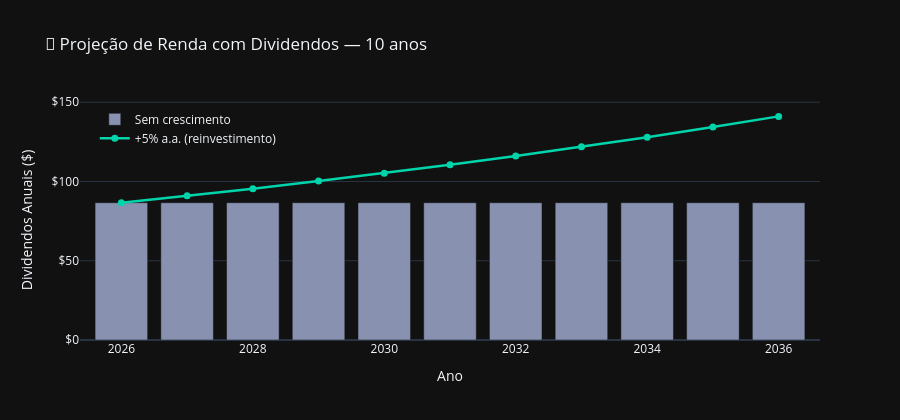

Notebook code cell kept with this figure:
### Markdown cell above
## 🔮 Célula 8 — Projeção de Renda Futura

Simula quanto você receberá em dividendos ao longo dos próximos anos,
assumindo que manterá as mesmas cotas e o mesmo dividend rate atual.

### Code cell
anos_projecao = 10
ano_atual = datetime.now().year

anos   = list(range(ano_atual, ano_atual + anos_projecao + 1))
renda  = [total_projecao_anual] * len(anos)  # sem crescimento
renda_crescimento = [                         # com crescimento de 5% a.a.
    total_projecao_anual * (1.05 ** i)
    for i in range(len(anos))
]

fig = go.Figure()

fig.add_trace(go.Bar(
    x=anos,
    y=renda,
    name='Sem crescimento',
    marker_color='#8892b0',
))

fig.add_trace(go.Scatter(
    x=anos,
    y=renda_crescimento,
    name='+5% a.a. (reinvestimento)',
    mode='lines+markers',
    line=dict(color='#00d4aa', width=2.5),
    marker=dict(size=7),
))

fig.update_layout(
    title=f'🔮 Projeção de Renda com Dividendos — {anos_projecao} anos',
    xaxis_title='Ano',
    yaxis_title='Dividendos Anuais ($)',
    yaxis_tickprefix='$',
    template='plotly_dark',
    height=420,
    legend=dict(x=0.02, y=0.98),
)
fig.show()

print(f'\n📌 Renda atual projetada: ${total_projecao_anual:.2f}/ano  |  ${total_projecao_mensal:.2f}/mês')
print(f'📌 Em {anos_projecao} anos (+5%/a.a.):   ${renda_crescimento[-1]:.2f}/ano  |  ${renda_crescimento[-1]/12:.2f}/mês')

### Figure 1 — Plotly figure (JSON) as saved in the notebook; plotly's stock layout.template omitted (floating-point values rounded to 4 significant figures)
{"data": [{"marker": {"color": "#8892b0"}, "name": "Sem crescimento", "type": "bar", "x": [2026, 2027, 2028, 2029, 2030, 2031, 2032, 2033, 2034, 2035, 2036], "y": [86.61, 86.61, 86.61, 86.61, 86.61, 86.61, 86.61, 86.61, 86.61, 86.61, 86.61]}, {"line": {"color": "#00d4aa", "width": 2.5}, "marker": {"size": 7}, "mode": "lines+markers", "name": "+5% a.a. (reinvestimento)", "type": "scatter", "x": [2026, 2027, 2028, 2029, 2030, 2031, 2032, 2033, 2034, 2035, 2036], "y": [86.61, 90.94, 95.49, 100.3, 105.3, 110.5, 116.1, 121.9, 128.0, 134.4, 141.1]}], "layout": {"height": 420, "legend": {"x": 0.02, "y": 0.98}, "title": {"text": "🔮 Projeção de Renda com Dividendos — 10 anos"}, "xaxis": {"title": {"text": "Ano"}}, "yaxis": {"tickprefix": "$", "title": {"text": "Dividendos Anuais ($)"}}}}
